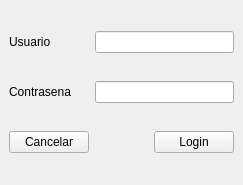
<?xml version="1.0" encoding="UTF-8"?>
<ui version="4.0">
 <class>MainWindow</class>
 <widget class="QMainWindow" name="MainWindow">
  <property name="geometry">
   <rect>
    <x>0</x>
    <y>0</y>
    <width>243</width>
    <height>185</height>
   </rect>
  </property>
  <property name="windowTitle">
   <string>MainWindow</string>
  </property>
  <widget class="QWidget" name="centralwidget">
   <layout class="QGridLayout" name="gridLayout">
    <item row="0" column="0">
     <widget class="QLabel" name="user_label">
      <property name="text">
       <string>Usuario</string>
      </property>
     </widget>
    </item>
    <item row="0" column="1" colspan="2">
     <widget class="QLineEdit" name="user"/>
    </item>
    <item row="1" column="0">
     <widget class="QLabel" name="password_label">
      <property name="text">
       <string>Contrasena</string>
      </property>
     </widget>
    </item>
    <item row="1" column="1" colspan="2">
     <widget class="QLineEdit" name="password"/>
    </item>
    <item row="2" column="0">
     <widget class="QPushButton" name="cancel_button">
      <property name="text">
       <string>Cancelar</string>
      </property>
     </widget>
    </item>
    <item row="2" column="2">
     <widget class="QPushButton" name="login_button">
      <property name="text">
       <string>Login</string>
      </property>
     </widget>
    </item>
   </layout>
  </widget>
 </widget>
 <resources/>
 <connections/>
</ui>
